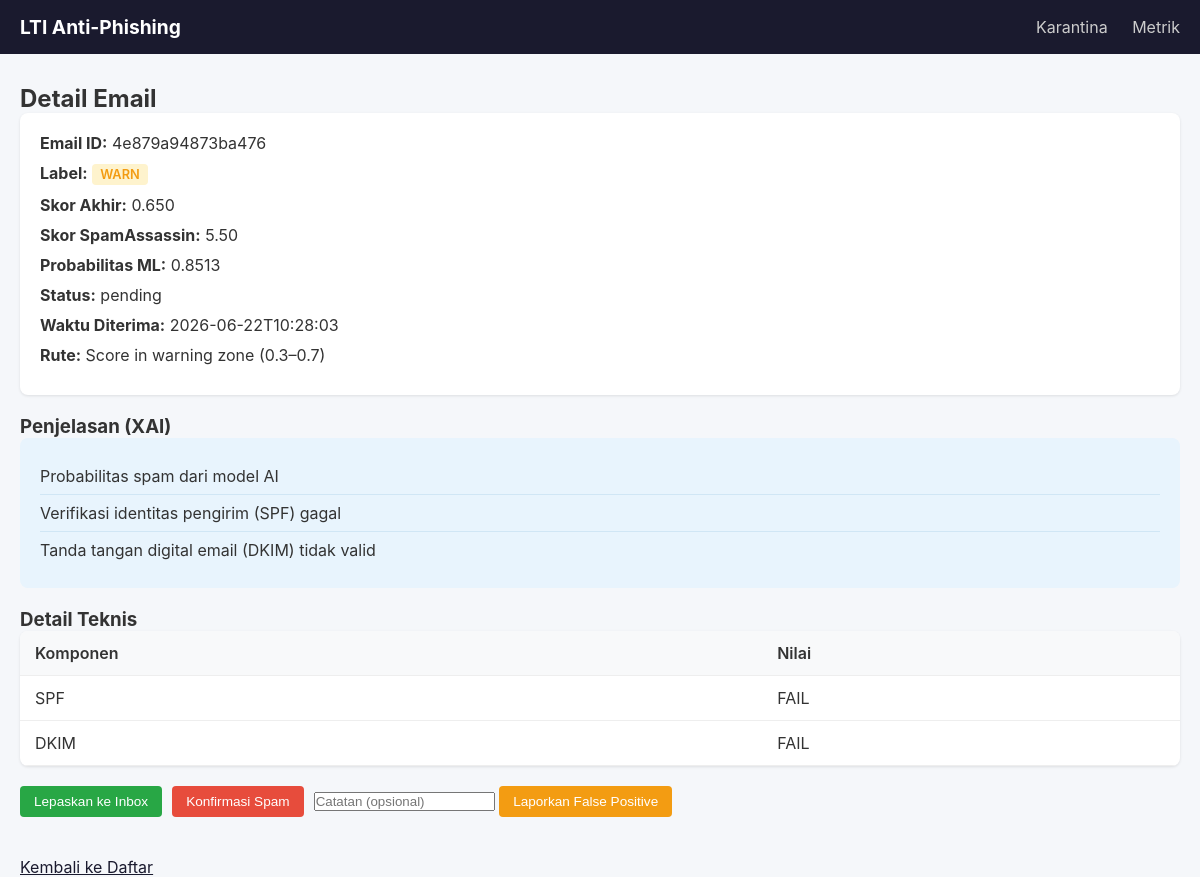
Page /email/4e879a94873ba476 on the committed database.
### database/models.py (models this page shows)
class QuarantineEmail(Base):
    __tablename__ = "quarantine_emails"
    id = Column(Integer, primary_key=True, autoincrement=True)
    email_id = Column(String(64), unique=True, nullable=False, index=True)
    received_at = Column(String(32), nullable=False)
    label = Column(String(16), nullable=False)
    fused_score = Column(Float, nullable=False)
    sa_score = Column(Float, default=0.0)
    ml_probability = Column(Float, default=0.0)
    xai_summary = Column(Text, default="")
    routing_reason = Column(Text, default="")
    raw_content_hash = Column(String(64), default="")
    status = Column(String(16), default=EmailStatus.PENDING.value)
    subject = Column(String(512), default="")
    sender = Column(String(256), default="")
    created_at = Column(DateTime, default=datetime.datetime.utcnow)

### dashboard/app.py (the view)
@app.get("/email/{email_id}")
async def email_detail(email_id: str, request: Request, db: Session = Depends(get_db)):
    email_record = db.query(QuarantineEmail).filter(
        QuarantineEmail.email_id == email_id
    ).first()
    if not email_record:
        raise HTTPException(404, "Email not found")
    xai_parts = email_record.xai_summary.split("; ") if email_record.xai_summary else []
    reasons = []
    for part in xai_parts:
        if ":" in part:
            key, val = part.split(":", 1)
            reasons.append({"key": key, "value": val})
    human_reasons = []
    reason_labels = {
        "SpamProb": "Probabilitas spam dari model AI",
        "Urgency-Score": "Email mengandung kata-kata mendesak/darurat",
        "Lookalike-Domain": "Link mengarah ke domain yang mirip lodaya.id",
        "SPF": "Verifikasi identitas pengirim (SPF) gagal",
        "DKIM": "Tanda tangan digital email (DKIM) tidak valid",
        "Executable-Attachment": "Email memiliki lampiran berbahaya",
        "URL-Shortener": "Link dipersingkat (menyembunyikan tujuan asli)",
        "DisplayName-Mismatch": "Nama pengirim tidak cocok dengan alamat email",
        "HTML-Forms": "Email mengandung formulir input mencurigakan",
        "FusedScore": "Skor akhir gabungan SA + ML",
    }
    for part in xai_parts:
        if "=" in part:
            key = part.split("=")[0]
        elif ":" in part:
            key = part.split(":")[0]
        else:
            key = part
        if key in reason_labels:
            human_reasons.append(reason_labels[key])
    return templates.TemplateResponse(request, "email_detail.html", {
        "email": email_record,
        "reasons": reasons,
        "human_reasons": human_reasons,
    })

### dashboard/templates/email_detail.html
{% extends "base.html" %}
{% block content %}
<h2>Detail Email</h2>
<div class="detail-card">
    <div class="detail-row"><strong>Email ID:</strong> {{ email.email_id }}</div>
    <div class="detail-row"><strong>Label:</strong>
        <span class="badge badge-{{ email.label.lower() }}">{{ email.label }}</span>
    </div>
    <div class="detail-row"><strong>Skor Akhir:</strong> {{ "%.3f"|format(email.fused_score) }}</div>
    <div class="detail-row"><strong>Skor SpamAssassin:</strong> {{ "%.2f"|format(email.sa_score) }}</div>
    <div class="detail-row"><strong>Probabilitas ML:</strong> {{ "%.4f"|format(email.ml_probability) }}</div>
    <div class="detail-row"><strong>Status:</strong> {{ email.status }}</div>
    <div class="detail-row"><strong>Waktu Diterima:</strong> {{ email.received_at[:19] }}</div>
    <div class="detail-row"><strong>Rute:</strong> {{ email.routing_reason }}</div>
</div>
<h3>Penjelasan (XAI)</h3>
<div class="xai-card">
    {% for reason in human_reasons %}
    <div class="xai-reason">{{ reason }}</div>
    {% endfor %}
</div>
<h3>Detail Teknis</h3>
<table class="email-table">
    <thead><tr><th>Komponen</th><th>Nilai</th></tr></thead>
    <tbody>
        {% for r in reasons %}
        <tr><td>{{ r.key }}</td><td>{{ r.value }}</td></tr>
        {% endfor %}
    </tbody>
</table>
<div class="action-bar">
    <form action="/email/{{ email.email_id }}/release" method="POST" style="display:inline">
        <button type="submit" class="btn btn-success">Lepaskan ke Inbox</button>
    </form>
    <form action="/email/{{ email.email_id }}/confirm-spam" method="POST" style="display:inline">
        <button type="submit" class="btn btn-danger">Konfirmasi Spam</button>
    </form>
    <form action="/email/{{ email.email_id }}/report-false-positive" method="POST" style="display:inline">
        <input type="text" name="notes" placeholder="Catatan (opsional)">
        <button type="submit" class="btn btn-warning">Laporkan False Positive</button>
    </form>
</div>
<a href="/" class="btn-back">Kembali ke Daftar</a>
{% endblock %}

### dashboard/static/style.css (style rules this page uses)
* { margin: 0; padding: 0; box-sizing: border-box; }
body { font-family: -apple-system, BlinkMacSystemFont, "Segoe UI", Roboto, Arial, sans-serif; background: #f5f7fa; color: #333; }
.email-table { width: 100%; border-collapse: collapse; background: #fff; border-radius: 8px; overflow: hidden; box-shadow: 0 1px 3px rgba(0,0,0,0.1); }
.email-table th, .email-table td { padding: 12px 15px; text-align: left; border-bottom: 1px solid #eee; }
.email-table th { background: #f8f9fa; font-weight: 600; }
.badge { display: inline-block; padding: 3px 8px; border-radius: 4px; font-size: 0.8rem; font-weight: 600; }
.badge-warn { background: #fef3cd; color: #f39c12; }
.btn { padding: 8px 14px; border: none; border-radius: 4px; cursor: pointer; font-size: 0.85rem; }
.btn-success { background: #28a745; color: #fff; }
.btn-danger { background: #e74c3c; color: #fff; }
.btn-warning { background: #f39c12; color: #fff; }
.btn-back { display: inline-block; margin-top: 20px; color: #1a1a2e; }
.detail-card { background: #fff; padding: 20px; border-radius: 8px; box-shadow: 0 1px 3px rgba(0,0,0,0.1); margin-bottom: 20px; }
.detail-row { margin-bottom: 10px; }
.xai-card { background: #e8f4fd; padding: 20px; border-radius: 8px; margin-bottom: 20px; }
.xai-reason { padding: 8px 0; border-bottom: 1px solid #d0e6f5; }
.xai-reason:last-child { border-bottom: none; }
.action-bar { margin: 20px 0; display: flex; gap: 10px; flex-wrap: wrap; }

### rows in the picture
QuarantineEmail: email_id "4e879a94873ba476", label "WARN", fused_score "0.650", sa_score "5.50", ml_probability "0.8513", status "pending", received_at "2026-06-22T10:28:03", routing_reason "Score in warning zone (0.3–0.7)"

### other values in the picture
{{ reason }} "Probabilitas spam dari model AI" "Verifikasi identitas pengirim (SPF) gagal" "Tanda tangan digital email (DKIM) tidak valid"
{{ r.key }} "SPF" "DKIM"
{{ r.value }} "FAIL" "FAIL"
